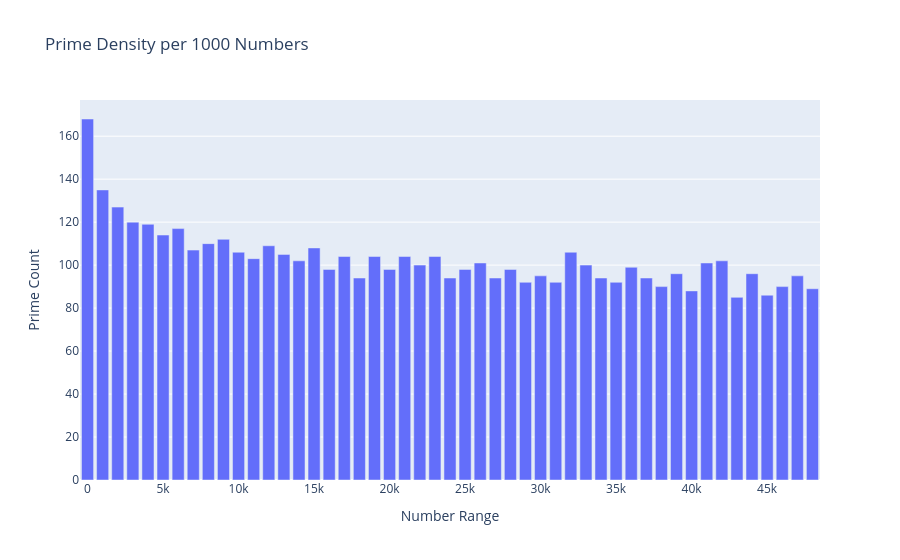

Write notebook code for a chart like this one.
### Code cell
import numpy as np
import plotly.graph_objects as go

bins = np.arange(0, max(primes_subset), 1000)
counts, edges = np.histogram(primes_subset, bins=bins)

fig = go.Figure()

fig.add_trace(go.Bar(
    x=edges[:-1],
    y=counts
))

fig.update_layout(
    title="Prime Density per 1000 Numbers",
    xaxis_title="Number Range",
    yaxis_title="Prime Count"
)

fig.show()

### Figure 1 — Plotly figure (JSON) as saved in the notebook; plotly's stock layout.template omitted (floating-point values rounded to 4 significant figures)
{"data": [{"type": "bar", "x": [0, 1000, 2000, 3000, 4000, 5000, 6000, 7000, 8000, 9000, 10000, 11000, 12000, 13000, 14000, 15000, 16000, 17000, 18000, 19000, 20000, 21000, 22000, 23000, 24000, 25000, 26000, 27000, 28000, 29000, 30000, 31000, 32000, 33000, 34000, 35000, 36000, 37000, 38000, 39000, 40000, 41000, 42000, 43000, 44000, 45000, 46000, 47000, 48000], "y": [168, 135, 127, 120, 119, 114, 117, 107, 110, 112, 106, 103, 109, 105, 102, 108, 98, 104, 94, 104, 98, 104, 100, 104, 94, 98, 101, 94, 98, 92, 95, 92, 106, 100, 94, 92, 99, 94, 90, 96, 88, 101, 102, 85, 96, 86, 90, 95, 89]}], "layout": {"title": {"text": "Prime Density per 1000 Numbers"}, "xaxis": {"title": {"text": "Number Range"}}, "yaxis": {"title": {"text": "Prime Count"}}}}
